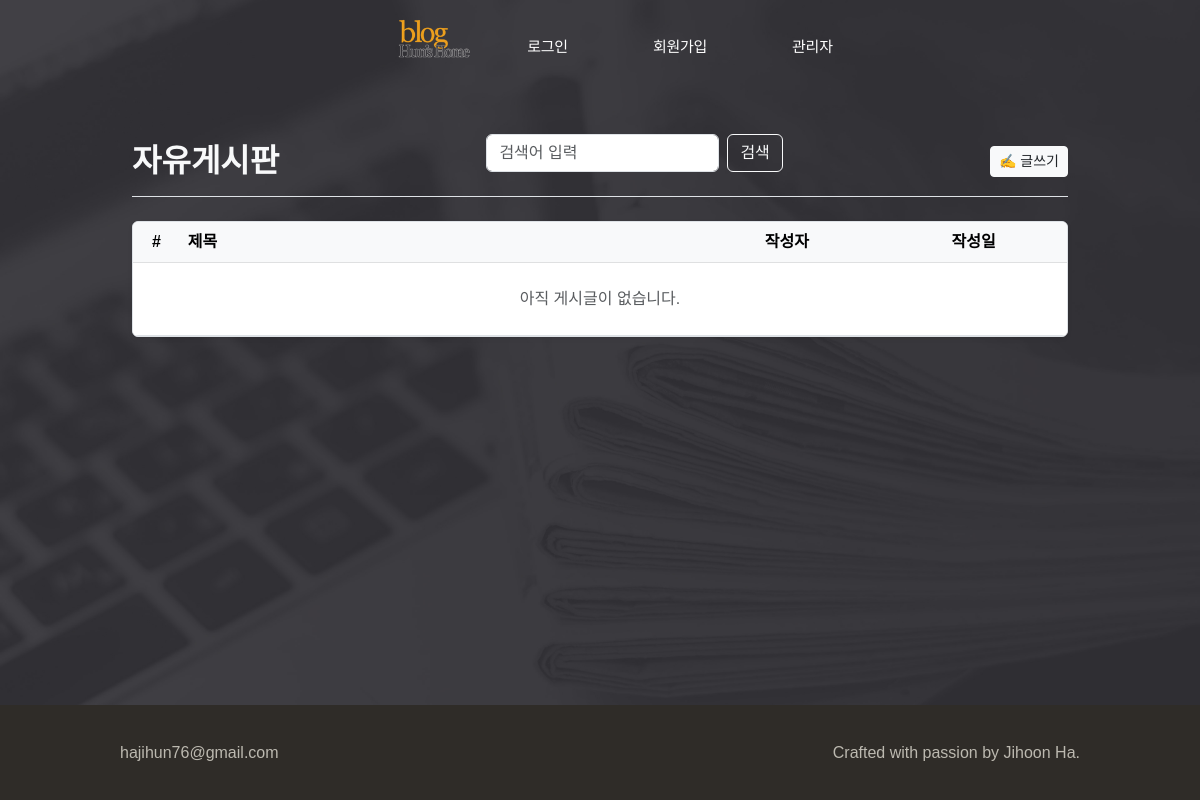
/community/, run on an earlier commit of the app's database.
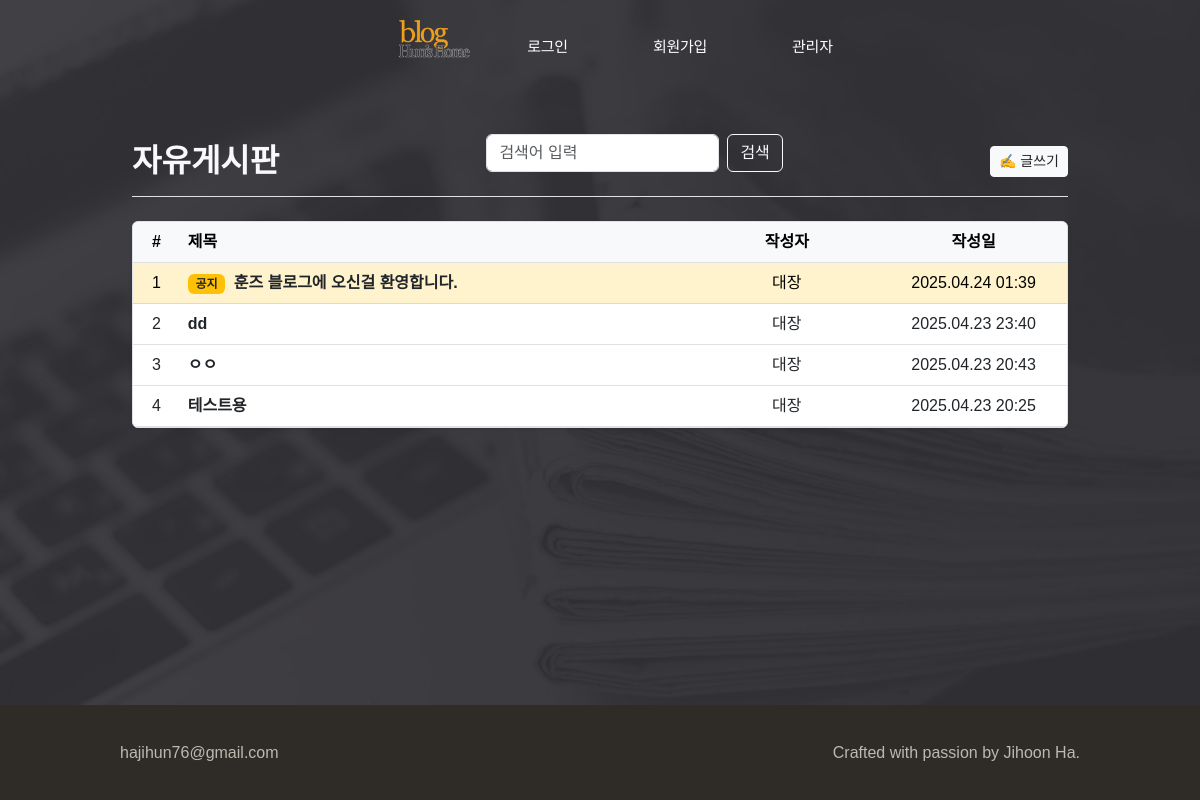
And on a later commit of the database.
### community/models.py (models this page shows, shortened)
class Post(models.Model):
    title = models.CharField(max_length=100)
    content = CKEditor5Field(config_name='default')
    created_at = models.DateTimeField(auto_now_add=True)
    views = models.PositiveIntegerField(default=0)
    is_notice = models.BooleanField(default=False, verbose_name="공지로 등록")
    author = models.ForeignKey(User, on_delete=models.CASCADE)

### blog/models.py (models this page shows, shortened)
class User(AbstractUser):
    nickname = models.CharField(
        max_length=15,
        unique=True,
        null=True,
        validators=[validate_no_special_characters],
        error_messages={'unique': '이미 사용중인 닉네임입니다.'},
    )
    profile_pic = models.ImageField(default='default_profile_pic.jpg', upload_to='profile_pics')
    intro = models.CharField(max_length=60, blank=True)

### community/views.py (the view)
# urls.py: path('', views.PostListView.as_view(), name='community_list'),
class PostListView(ListView):
    model = Post
    template_name = 'community/post_list.html'
    context_object_name = 'posts'
    ordering = ['-created_at']
    paginate_by = 10
    def get_queryset(self):
        qs = super().get_queryset()
        qs = qs.order_by('-is_notice', '-created_at') # 공지 -> 최신순
        keyword = self.request.GET.get('q', '')
        if keyword:
            qs = qs.filter(
                Q(title__icontains=keyword) |
                Q(content__icontains=keyword) |
                Q(author__nickname__icontains=keyword)
            )
        return qs.order_by('-is_notice', '-created_at')

### community/templates/community/post_list.html (shortened to what this page needs)
{% extends "blog_base/base_with_navbar.html" %}
{% load static %}
{% block extra_head %}
<link rel="stylesheet" href="{% static 'community/css/navbar_override.css' %}">
{% endblock extra_head %}
{% block content %}
<link href="https://cdn.jsdelivr.net/npm/bootstrap@5.3.0/dist/css/bootstrap.min.css" rel="stylesheet">
<main class="container-lg py-5" style="max-width: 960px;">
  <div class="d-flex justify-content-between align-items-center mb-4 border-bottom pb-2">
    <h2 class="fw-bold text-light mb-0">자유게시판</h2>
    <form method="get" class="mb-3 d-flex justify-content-end">
      <input type="text" name="q" value="{{ request.GET.q }}" class="form-control w-100" placeholder="검색어 입력">
      <button type="submit" class="btn btn-outline-light ms-2">검색</button>
    </form>
    <a href="{% url 'community_create' %}" class="btn btn-light btn-sm text-dark">
      ✍ 글쓰기
    </a>
  </div>
  <div class="shadow-sm rounded bg-white overflow-hidden border">
    <table class="table table-hover align-middle mb-0 text-center">
      <thead class="table-light">
        <tr>
          <th style="width: 5%;">#</th>
          <th class="text-start">제목</th>
          <th style="width: 20%;">작성자</th>
          <th style="width: 20%;">작성일</th>
        </tr>
      </thead>
      <tbody>
        {% for post in posts %}
        <tr {% if post.is_notice %}class="table-warning"{% endif %}>
          <td>{{ forloop.counter }}</td>
          <td class="text-start">
            <a href="{% url 'community_detail' post.id %}" class="text-dark text-decoration-none fw-semibold">
              {% if post.is_notice %}
                <span class="badge bg-warning text-dark me-1">공지</span>
              {% endif %}
              {{ post.title }}
            </a>
          </td>
          <td>{{ post.author.nickname }}</td>
          <td>{{ post.created_at|date:"Y.m.d H:i" }}</td>
        </tr>
        {% empty %}
        <tr>
          <td colspan="4" class="py-4 text-muted">아직 게시글이 없습니다.</td>
        </tr>
        {% endfor %}
      </tbody>
    </table>
  </div>
</main>
{% endblock content %}

What changed in the data, as far as the page shows it:
added Post: is_notice "공지", title "훈즈 블로그에 오신걸 환영합니다.", author.nickname "대장", created_at "2025.04.24 01:39"
added Post: title "dd", author.nickname "대장", created_at "2025.04.23 23:40"
added Post: title "ㅇㅇ", author.nickname "대장", created_at "2025.04.23 20:43"
added Post: title "테스트용", author.nickname "대장", created_at "2025.04.23 20:25"
Also different on the page:
text no longer shown: "아직 게시글이 없습니다."
